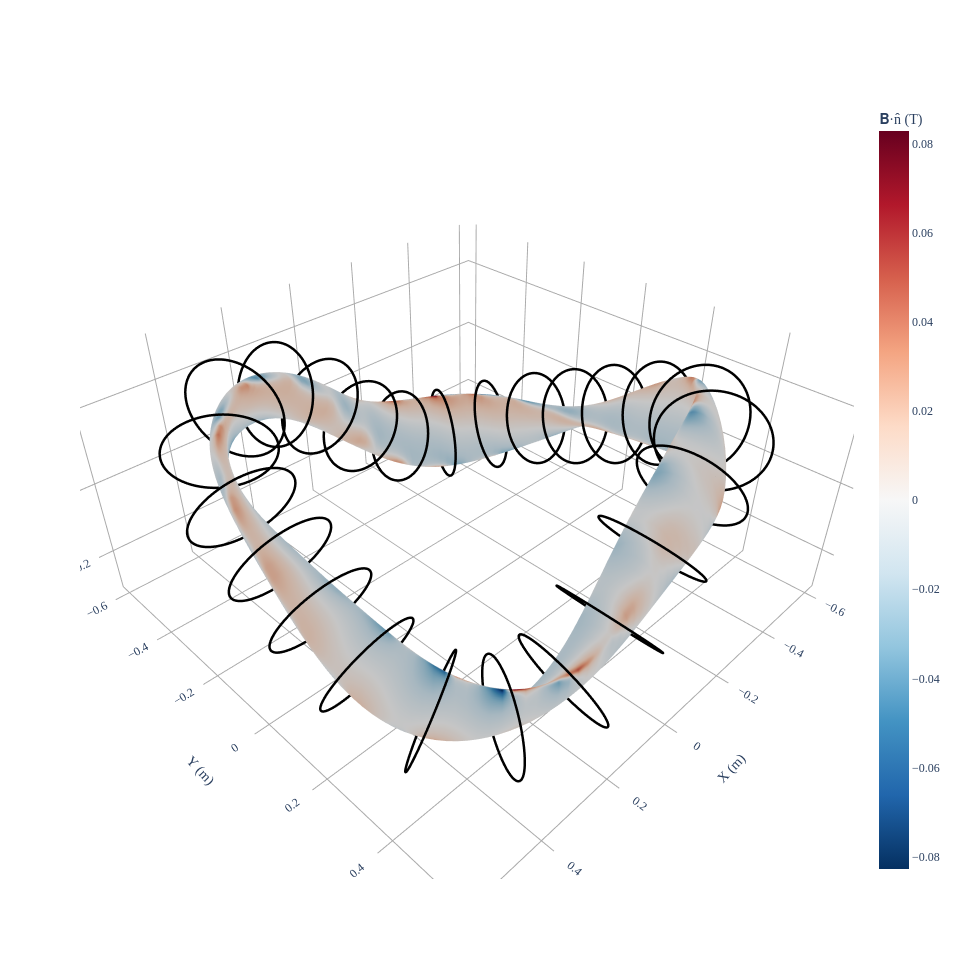

Notebook code cell kept with this figure:
### Code cell
num_coils = 6  # coils per half field period
#initialize_modular_coils(eq, num_coils=6, r_over_a=)
zeta = np.linspace(0, np.pi / eq.NFP, num_coils, endpoint=False) + np.pi / (2 * eq.NFP * num_coils)
grid = LinearGrid(rho=[0.0], M=0, zeta=zeta, NFP=eq.NFP)
data = eq.axis.compute(["x", "x_s"], grid=grid, basis="rpz")
centers = data["x"]  # center coils on axis position
normals = data["x_s"]  # make normal to coil align with tangent along axis
unique_coils = []
for k in range(num_coils):
    coil = FourierPlanarCoil(
        current=10000,
        center=centers[k, :],
        normal=normals[k, :],
        r_n=0.15,
        basis="rpz",
    )
    unique_coils.append(coil)
coilset = CoilSet(unique_coils, NFP=eq.NFP, sym=eq.sym)
plot_grid = LinearGrid(
    rho=1.0,
    M=40,
    N=80,
    NFP=1,
    sym=False,
    endpoint=True,
)
coil_grid = LinearGrid(N=40)

fig = plot_3d(
    eq.surface, "B*n", field=coilset, field_grid=coil_grid, grid=plot_grid
)

fig = plot_coils(coilset, fig=fig)
fig.show()

### Figure 1 — Plotly figure (JSON) as saved in the notebook; plotly's stock layout.template omitted (floating-point values rounded to 4 significant figures; data arrays with more than 128 entries replaced by an {"elided": "..."} marker saying what was removed)
{"data": [{"colorbar": {"title": {"text": "𝐁·n̂ (T)"}}, "colorscale": [[0, "rgb(5,48,97)"], [0.1, "rgb(33,102,172)"], [0.2, "rgb(67,147,195)"], [0.3, "rgb(146,197,222)"], [0.4, "rgb(209,229,240)"], [0.5, "rgb(247,247,247)"], [0.6, "rgb(253,219,199)"], [0.7, "rgb(244,165,130)"], [0.8, "rgb(214,96,77)"], [0.9, "rgb(178,24,43)"], [1, "rgb(103,0,31)"]], "flatshading": true, "i": {"elided": "25760 int values"}, "intensity": {"elided": "13041 float values"}, "j": {"elided": "25760 int values"}, "k": {"elided": "25760 int values"}, "name": "𝐁·n̂ (T)", "opacity": 1, "showscale": true, "type": "mesh3d", "x": {"elided": "13041 float values"}, "y": {"elided": "13041 float values"}, "z": {"elided": "13041 float values"}}, {"hovertext": "Current = 10000.0 (A)", "line": {"color": "black", "dash": "solid", "width": 5}, "marker": {"opacity": 0, "size": 0}, "name": "CoilSet[0]", "showlegend": false, "type": "scatter3d", "x": {"elided": "801 float values"}, "y": {"elided": "801 float values"}, "z": {"elided": "801 float values"}}, {"hovertext": "Current = 10000.0 (A)", "line": {"color": "black", "dash": "solid", "width": 5}, "marker": {"opacity": 0, "size": 0}, "name": "CoilSet[1]", "showlegend": false, "type": "scatter3d", "x": {"elided": "801 float values"}, "y": {"elided": "801 float values"}, "z": {"elided": "801 float values"}}, {"hovertext": "Current = 10000.0 (A)", "line": {"color": "black", "dash": "solid", "width": 5}, "marker": {"opacity": 0, "size": 0}, "name": "CoilSet[2]", "showlegend": false, "type": "scatter3d", "x": {"elided": "801 float values"}, "y": {"elided": "801 float values"}, "z": {"elided": "801 float values"}}, {"hovertext": "Current = 10000.0 (A)", "line": {"color": "black", "dash": "solid", "width": 5}, "marker": {"opacity": 0, "size": 0}, "name": "CoilSet[3]", "showlegend": false, "type": "scatter3d", "x": {"elided": "801 float values"}, "y": {"elided": "801 float values"}, "z": {"elided": "801 float values"}}, {"hovertext": "Current = 10000.0 (A)", "line": {"color": "black", "dash": "solid", "width": 5}, "marker": {"opacity": 0, "size": 0}, "name": "CoilSet[4]", "showlegend": false, "type": "scatter3d", "x": {"elided": "801 float values"}, "y": {"elided": "801 float values"}, "z": {"elided": "801 float values"}}, {"hovertext": "Current = 10000.0 (A)", "line": {"color": "black", "dash": "solid", "width": 5}, "marker": {"opacity": 0, "size": 0}, "name": "CoilSet[5]", "showlegend": false, "type": "scatter3d", "x": {"elided": "801 float values"}, "y": {"elided": "801 float values"}, "z": {"elided": "801 float values"}}, {"hovertext": "Current = -10000.0 (A)", "line": {"color": "black", "dash": "solid", "width": 5}, "marker": {"opacity": 0, "size": 0}, "name": "CoilSet[6]", "showlegend": false, "type": "scatter3d", "x": {"elided": "801 float values"}, "y": {"elided": "801 float values"}, "z": {"elided": "801 float values"}}, {"hovertext": "Current = -10000.0 (A)", "line": {"color": "black", "dash": "solid", "width": 5}, "marker": {"opacity": 0, "size": 0}, "name": "CoilSet[7]", "showlegend": false, "type": "scatter3d", "x": {"elided": "801 float values"}, "y": {"elided": "801 float values"}, "z": {"elided": "801 float values"}}, {"hovertext": "Current = -10000.0 (A)", "line": {"color": "black", "dash": "solid", "width": 5}, "marker": {"opacity": 0, "size": 0}, "name": "CoilSet[8]", "showlegend": false, "type": "scatter3d", "x": {"elided": "801 float values"}, "y": {"elided": "801 float values"}, "z": {"elided": "801 float values"}}, {"hovertext": "Current = -10000.0 (A)", "line": {"color": "black", "dash": "solid", "width": 5}, "marker": {"opacity": 0, "size": 0}, "name": "CoilSet[9]", "showlegend": false, "type": "scatter3d", "x": {"elided": "801 float values"}, "y": {"elided": "801 float values"}, "z": {"elided": "801 float values"}}, {"hovertext": "Current = -10000.0 (A)", "line": {"color": "black", "dash": "solid", "width": 5}, "marker": {"opacity": 0, "size": 0}, "name": "CoilSet[10]", "showlegend": false, "type": "scatter3d", "x": {"elided": "801 float values"}, "y": {"elided": "801 float values"}, "z": {"elided": "801 float values"}}, {"hovertext": "Current = -10000.0 (A)", "line": {"color": "black", "dash": "solid", "width": 5}, "marker": {"opacity": 0, "size": 0}, "name": "CoilSet[11]", "showlegend": false, "type": "scatter3d", "x": {"elided": "801 float values"}, "y": {"elided": "801 float values"}, "z": {"elided": "801 float values"}}, {"hovertext": "Current = 10000.0 (A)", "line": {"color": "black", "dash": "solid", "width": 5}, "marker": {"opacity": 0, "size": 0}, "name": "CoilSet[12]", "showlegend": false, "type": "scatter3d", "x": {"elided": "801 float values"}, "y": {"elided": "801 float values"}, "z": {"elided": "801 float values"}}, {"hovertext": "Current = 10000.0 (A)", "line": {"color": "black", "dash": "solid", "width": 5}, "marker": {"opacity": 0, "size": 0}, "name": "CoilSet[13]", "showlegend": false, "type": "scatter3d", "x": {"elided": "801 float values"}, "y": {"elided": "801 float values"}, "z": {"elided": "801 float values"}}, {"hovertext": "Current = 10000.0 (A)", "line": {"color": "black", "dash": "solid", "width": 5}, "marker": {"opacity": 0, "size": 0}, "name": "CoilSet[14]", "showlegend": false, "type": "scatter3d", "x": {"elided": "801 float values"}, "y": {"elided": "801 float values"}, "z": {"elided": "801 float values"}}, {"hovertext": "Current = 10000.0 (A)", "line": {"color": "black", "dash": "solid", "width": 5}, "marker": {"opacity": 0, "size": 0}, "name": "CoilSet[15]", "showlegend": false, "type": "scatter3d", "x": {"elided": "801 float values"}, "y": {"elided": "801 float values"}, "z": {"elided": "801 float values"}}, {"hovertext": "Current = 10000.0 (A)", "line": {"color": "black", "dash": "solid", "width": 5}, "marker": {"opacity": 0, "size": 0}, "name": "CoilSet[16]", "showlegend": false, "type": "scatter3d", "x": {"elided": "801 float values"}, "y": {"elided": "801 float values"}, "z": {"elided": "801 float values"}}, {"hovertext": "Current = 10000.0 (A)", "line": {"color": "black", "dash": "solid", "width": 5}, "marker": {"opacity": 0, "size": 0}, "name": "CoilSet[17]", "showlegend": false, "type": "scatter3d", "x": {"elided": "801 float values"}, "y": {"elided": "801 float values"}, "z": {"elided": "801 float values"}}, {"hovertext": "Current = -10000.0 (A)", "line": {"color": "black", "dash": "solid", "width": 5}, "marker": {"opacity": 0, "size": 0}, "name": "CoilSet[18]", "showlegend": false, "type": "scatter3d", "x": {"elided": "801 float values"}, "y": {"elided": "801 float values"}, "z": {"elided": "801 float values"}}, {"hovertext": "Current = -10000.0 (A)", "line": {"color": "black", "dash": "solid", "width": 5}, "marker": {"opacity": 0, "size": 0}, "name": "CoilSet[19]", "showlegend": false, "type": "scatter3d", "x": {"elided": "801 float values"}, "y": {"elided": "801 float values"}, "z": {"elided": "801 float values"}}, {"hovertext": "Current = -10000.0 (A)", "line": {"color": "black", "dash": "solid", "width": 5}, "marker": {"opacity": 0, "size": 0}, "name": "CoilSet[20]", "showlegend": false, "type": "scatter3d", "x": {"elided": "801 float values"}, "y": {"elided": "801 float values"}, "z": {"elided": "801 float values"}}, {"hovertext": "Current = -10000.0 (A)", "line": {"color": "black", "dash": "solid", "width": 5}, "marker": {"opacity": 0, "size": 0}, "name": "CoilSet[21]", "showlegend": false, "type": "scatter3d", "x": {"elided": "801 float values"}, "y": {"elided": "801 float values"}, "z": {"elided": "801 float values"}}, {"hovertext": "Current = -10000.0 (A)", "line": {"color": "black", "dash": "solid", "width": 5}, "marker": {"opacity": 0, "size": 0}, "name": "CoilSet[22]", "showlegend": false, "type": "scatter3d", "x": {"elided": "801 float values"}, "y": {"elided": "801 float values"}, "z": {"elided": "801 float values"}}, {"hovertext": "Current = -10000.0 (A)", "line": {"color": "black", "dash": "solid", "width": 5}, "marker": {"opacity": 0, "size": 0}, "name": "CoilSet[23]", "showlegend": false, "type": "scatter3d", "x": {"elided": "801 float values"}, "y": {"elided": "801 float values"}, "z": {"elided": "801 float values"}}], "layout": {"font": {"family": "Times"}, "height": 959.8, "scene": {"aspectmode": "data", "xaxis": {"backgroundcolor": "white", "gridcolor": "darkgrey", "showbackground": false, "showgrid": true, "showticklabels": true, "title": {"text": "X (m)"}, "zeroline": true, "zerolinecolor": "darkgrey"}, "yaxis": {"backgroundcolor": "white", "gridcolor": "darkgrey", "showbackground": false, "showgrid": true, "showticklabels": true, "title": {"text": "Y (m)"}, "zeroline": true, "zerolinecolor": "darkgrey"}, "zaxis": {"backgroundcolor": "white", "gridcolor": "darkgrey", "showbackground": false, "showgrid": true, "showticklabels": true, "title": {"text": "Z (m)"}, "zeroline": true, "zerolinecolor": "darkgrey"}}, "title": {"text": "", "x": 0.5, "xanchor": "center", "y": 0.9, "yanchor": "top"}, "width": 959.8}}
